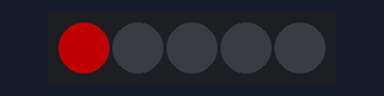
Bench run of a sketch on a simulated Arduino Mega 2560, built with avr-gcc and run on an emulated ATmega2560. Parts: 5 RGB LEDs in strip order, left to right. Dim RGB values are drawn brighter than linear.

Above: at 0.2 s.
At 0.6 s:
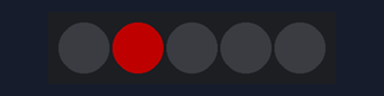
At 1.0 s:
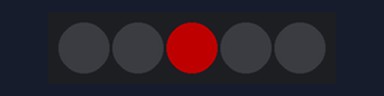
At 1.4 s:
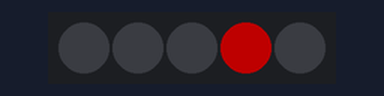
At 2.1 s:
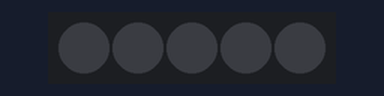
Timing chart, 0 to 40.0 s (numbered marks = the images above):
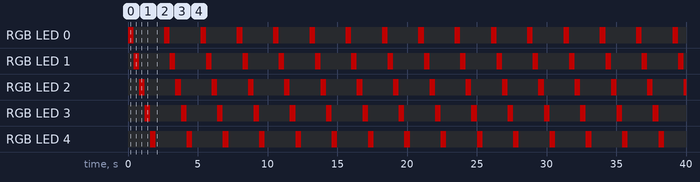

Measured:
- by itself, RGB LED 0–4: alternates RGB(80, 0, 0) for 0.40 s and off for 2.2 s
- by itself, everything shown: repeats every 2.6 s, in 6 steps
- what the display in image 1 shows lasts 0.4 s, from 0.4 s to 0.8 s

The sketch:

DubaiCity.ino
```cpp
#include <Adafruit_NeoPixel.h>

namespace {
constexpr uint8_t kLedPin = 22;
constexpr uint16_t kLedCount = 5;
constexpr uint16_t kStepDelayMs = 400;

Adafruit_NeoPixel strip(kLedCount, kLedPin, NEO_GRB + NEO_KHZ800);

void showOnlyLed(uint16_t ledIndex, uint32_t color) {
  strip.clear();
  strip.setPixelColor(ledIndex, color);
  strip.show();
}
}  // namespace

void setup() {
  strip.begin();
  strip.setBrightness(80);
  strip.clear();
  strip.show();
}

void loop() {
  for (uint16_t i = 0; i < kLedCount; ++i) {
    showOnlyLed(i, strip.Color(255, 0, 0));
    delay(kStepDelayMs);
  }

  strip.clear();
  strip.show();
  delay(600);
}
```
